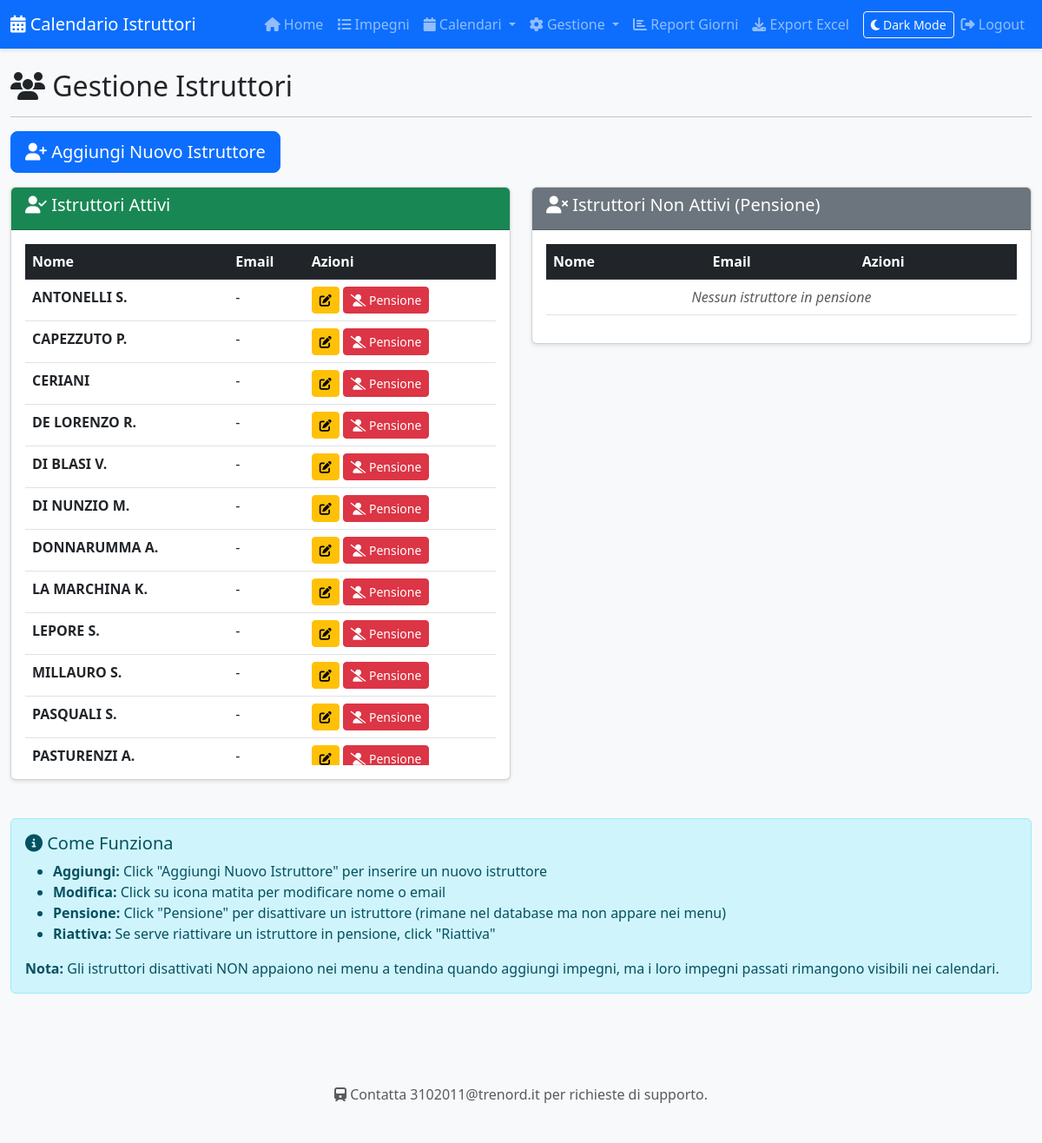
The page /istruttori on the database its author committed.
### tables this page shows
CREATE TABLE istruttori (
            id INTEGER PRIMARY KEY AUTOINCREMENT,
            nome TEXT NOT NULL UNIQUE,
            email TEXT,
            attivo INTEGER DEFAULT 1
        );

### app.py (the view)
@app.route('/istruttori')
def gestione_istruttori():
    conn = get_db()
    istruttori = conn.execute('SELECT * FROM istruttori ORDER BY nome').fetchall()
    conn.close()
    return render_template('istruttori.html', istruttori=istruttori)

### database.py (called while the page is built)
def get_db():
    db_path = os.environ.get('DB_PATH', 'calendario.db')
    conn = sqlite3.connect(db_path)
    conn.row_factory = sqlite3.Row  # Per accedere alle colonne per nome
    return conn

### templates/istruttori.html (shortened to what this page needs)
{% extends "base.html" %}
{% block content %}
<div class="row">
    <div class="col-12">
        <h2><i class="fas fa-users"></i> Gestione Istruttori</h2>
        <hr>
    </div>
</div>
<div class="row mb-3">
    <div class="col-12">
        <button class="btn btn-primary btn-lg" data-bs-toggle="modal" data-bs-target="#modalIstruttore" onclick="nuovoIstruttore()">
            <i class="fas fa-user-plus"></i> Aggiungi Nuovo Istruttore
        </button>
    </div>
</div>
<div class="row">
    <div class="col-md-6">
        <div class="card">
            <div class="card-header bg-success text-white">
                <h5><i class="fas fa-user-check"></i> Istruttori Attivi</h5>
            </div>
            <div class="card-body">
                <div class="table-responsive">
                    <table class="table table-hover">
                        <thead class="table-dark">
                            <tr>
                                <th>Nome</th>
                                <th>Email</th>
                                <th>Azioni</th>
                            </tr>
                        </thead>
                        <tbody>
                            {% for istr in istruttori %}
                            {% if istr.attivo %}
                            <tr>
                                <td><strong>{{ istr.nome }}</strong></td>
                                <td>{{ istr.email or '-' }}</td>
                                <td>
                                    <button class="btn btn-sm btn-warning" onclick="modificaIstruttore({{ istr.id }})">
                                        <i class="fas fa-edit"></i>
                                    </button>
                                    <button class="btn btn-sm btn-danger" onclick="disattivaIstruttore({{ istr.id }}, '{{ istr.nome }}')">
                                        <i class="fas fa-user-slash"></i> Pensione
                                    </button>
                                </td>
                            </tr>
                            {% endif %}
                            {% endfor %}
                        </tbody>
                    </table>
                </div>
            </div>
        </div>
    </div>
    <div class="col-md-6">
        <div class="card">
            <div class="card-header bg-secondary text-white">
                <h5><i class="fas fa-user-times"></i> Istruttori Non Attivi (Pensione)</h5>
            </div>
            <div class="card-body">
                <div class="table-responsive">
                    <table class="table table-hover">
                        <thead class="table-dark">
                            <tr>
                                <th>Nome</th>
                                <th>Email</th>
                                <th>Azioni</th>
                            </tr>
                        </thead>
                        <tbody>
                            {% if istruttori|selectattr('attivo', 'equalto', 0)|list|length == 0 %}
                            <tr>
                                <td colspan="3" class="text-center text-muted">
                                    <em>Nessun istruttore in pensione</em>
                                </td>
                            </tr>
                            {% endif %}
                        </tbody>
                    </table>
                </div>
            </div>
        </div>
    </div>
</div>
<div class="row mt-4">
    <div class="col-12">
        <div class="alert alert-info">
            <h5><i class="fas fa-info-circle"></i> Come Funziona</h5>
            <ul>
                <li><strong>Aggiungi:</strong> Click "Aggiungi Nuovo Istruttore" per inserire un nuovo istruttore</li>
                <li><strong>Modifica:</strong> Click su icona matita per modificare nome o email</li>
                <li><strong>Pensione:</strong> Click "Pensione" per disattivare un istruttore (rimane nel database ma non appare nei menu)</li>
                <li><strong>Riattiva:</strong> Se serve riattivare un istruttore in pensione, click "Riattiva"</li>
            </ul>
            <p class="mb-0"><strong>Nota:</strong> Gli istruttori disattivati NON appaiono nei menu a tendina quando aggiungi impegni, ma i loro impegni passati rimangono visibili nei calendari.</p>
        </div>
    </div>
</div>
{% endblock %}

### static/css/style.css (style rules this page uses)
body { font-family: 'Segoe UI', Tahoma, Geneva, Verdana, sans-serif; background-color: #f8f9fa; }
.card { box-shadow: 0 2px 4px rgba(0,0,0,0.1); margin-bottom: 20px; }
.table-responsive { max-height: 600px; overflow-y: auto; }
.btn { transition: all 0.3s ease; }
.card { transition: all 0.3s ease; }

### rows shown on the page
istruttori: nome "ANTONELLI S.", email "-"
istruttori: nome "CAPEZZUTO P.", email "-"
istruttori: nome "CERIANI", email "-"
istruttori: nome "DE LORENZO R.", email "-"
istruttori: nome "DI BLASI V.", email "-"
istruttori: nome "DI NUNZIO M.", email "-"
istruttori: nome "DONNARUMMA A.", email "-"
istruttori: nome "LA MARCHINA K.", email "-"
istruttori: nome "LEPORE S.", email "-"
istruttori: nome "MILLAURO S.", email "-"
istruttori: nome "PASQUALI S.", email "-"
istruttori: nome "PASTURENZI A.", email "-"

### other values the page prints
{{ session.get('username', 'Logout') }} "Logout"
